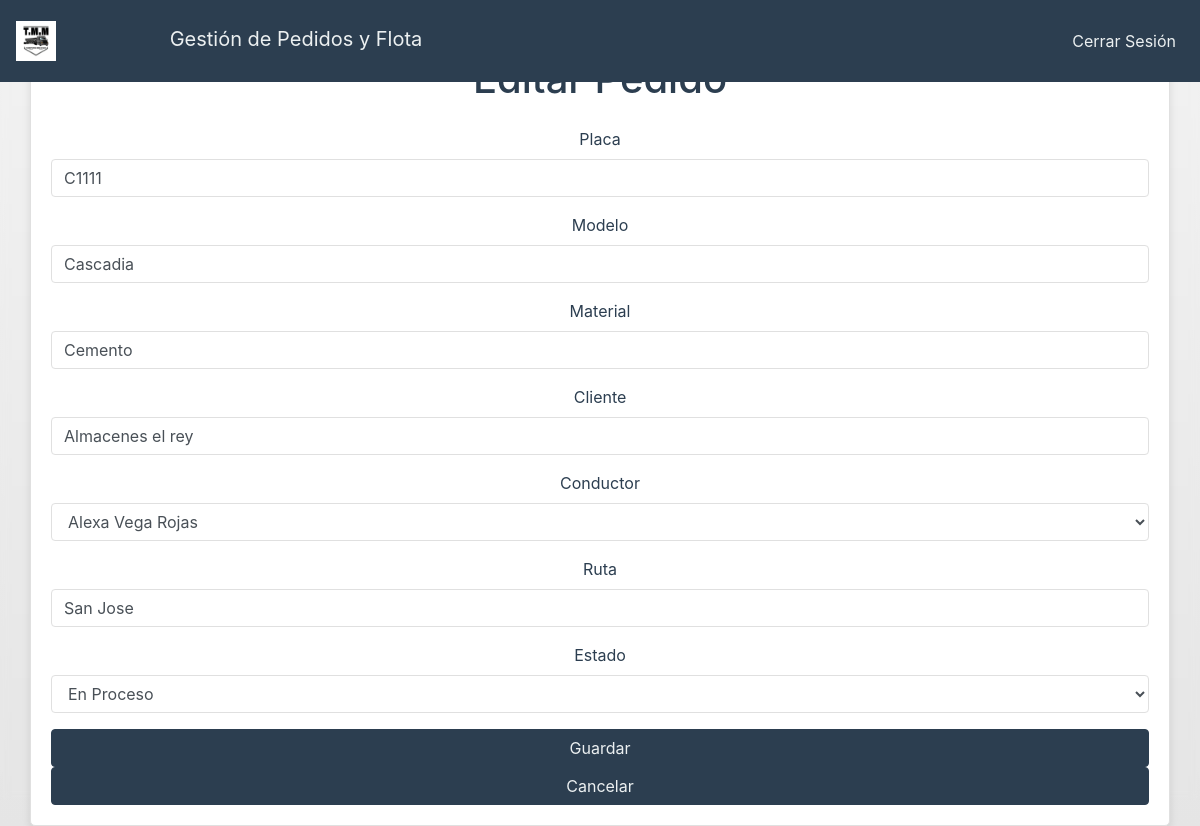
The page /editar_pedido/3/ (signed in) on the database its author committed.
### prueba/models.py (models this page shows, shortened)
class Pedido(models.Model):
    camion = models.CharField(max_length=100)
    modelo = models.CharField(max_length=100)
    material = models.CharField(max_length=100)
    cliente = models.CharField(max_length=100)
    conductor = models.ForeignKey(Conductor, on_delete=models.CASCADE)
    ruta = models.CharField(max_length=100)
    estado = models.CharField(max_length=20, choices=[('En Proceso', 'En Proceso'), ('Finalizado', 'Finalizado')])
    fecha_pedido = models.DateTimeField(auto_now_add=True)

class Conductor(models.Model):
    nombre = models.CharField(max_length=50)
    apellido1 = models.CharField(max_length=50)
    apellido2 = models.CharField(max_length=50)

### prueba/views.py (the view, shortened to what this page needs)
# urls.py: path('editar_pedido/<int:pedido_id>/', views.editar_pedido, name='editar_pedido'),
@login_required
def editar_pedido(request, pedido_id):
    pedido = get_object_or_404(Pedido, id=pedido_id)
    conductores = Conductor.objects.all()
    return render(request, 'editar.html', {'pedido': pedido, 'conductores': conductores})

### prueba/templates/editar.html (shortened to what this page needs)
<!DOCTYPE html>
<html lang="en">
<head>
    {% load static %}
    <link rel="stylesheet" type="text/css" href="{% static 'prueba/styles.css' %}">
    <link rel="stylesheet" href="https://stackpath.bootstrapcdn.com/bootstrap/4.5.2/css/bootstrap.min.css">
</head>
<body>
    <nav class="navbar navbar-expand-lg navbar-light w-100" style="position: fixed; top: 0; left: 0; right: 0; padding: 1rem; text-align: center;">
        <a class="navbar-brand" href="#">
            <img src="{% static 'prueba/logo.png'%}" width="40" height="40" alt="Logo">
            <span class="ml-2">Gestión de Pedidos y Flota</span>
        </a>
        <div class="collapse navbar-collapse">
            <ul class="navbar-nav ml-auto">
                <li class="nav-item">
                    <a class="nav-link" href="{% url 'logout' %}">Cerrar Sesión</a>
                </li>
            </ul>
        </div>
    </nav>
    <div class="container">
        <h1 class="mb-4">Editar Pedido</h1>
        <form method="POST">
            <div class="form-group">
                <label for="camion">Placa</label>
                <input type="text" class="form-control" id="camion" name="camion" value="{{ pedido.camion }}" required>
            </div>
            <div class="form-group">
                <label for="modelo">Modelo</label>
                <input type="text" class="form-control" id="modelo" name="modelo" value="{{ pedido.modelo }}" required>
            </div>
            <div class="form-group">
                <label for="material">Material</label>
                <input type="text" class="form-control" id="material" name="material" value="{{ pedido.material }}" required>
            </div>
            <div class="form-group">
                <label for="cliente">Cliente</label>
                <input type="text" class="form-control" id="cliente" name="cliente" value="{{ pedido.cliente }}" required>
            </div>
            <div class="form-group">
                <label for="conductor">Conductor</label>
                <select class="form-control" id="conductor" name="conductor" required>
                    {% for conductor in conductores %}
                        <option value="{{ conductor.id }}" {% if pedido.conductor.id == conductor.id %}selected{% endif %}>{{ conductor.nombre }} {{ conductor.apellido1 }} {{ conductor.apellido2 }}</option>
                    {% endfor %}
                </select>
            </div>
            <div class="form-group">
                <label for="ruta">Ruta</label>
                <input type="text" class="form-control" id="ruta" name="ruta" value="{{ pedido.ruta }}" required>
            </div>
            <div class="form-group">
                <label for="estado">Estado</label>
                <select class="form-control" id="estado" name="estado" required>
                    <option value="En Proceso" {% if pedido.estado == "En Proceso" %}selected{% endif %}>En Proceso</option>
                </select>
            </div>
            <button type="submit" class="btn btn-primary">Guardar</button>
            <button type="button" class="btn btn-secondary" onclick="location.href='{% url 'crud_pedidos' %}'">Cancelar</button>
        </form>
    </div>
</body>
</html>

### prueba/static/prueba/styles.css (style rules this page uses)
body { font-family: Arial, sans-serif; background-image: linear-gradient(to bottom, #f2f2f2, #e5e5e5); background-size: cover; background-repeat: no-repeat; background-attachment: fixed; height: 100vh; margin: 0; display: flex; justify-content: center; align-items: center; backdrop-filter: blur(5px); }
.container { background-color: rgba(255, 255, 255, 0.9); padding: 30px; border-radius: 8px; max-width: 600px; width: 100%; text-align: center; box-shadow: 0 0 10px rgba(0, 0, 0, 0.1); }
h1 { color: #333; margin-bottom: 30px; }
button { background-color: #007bff; color: white; padding: 15px; border: none; border-radius: 4px; cursor: pointer; font-size: 18px; margin-top: 10px; width: 100%; }
.navbar-brand img { margin-right: 100px; }

### prueba/templates/editar.html (style rules this page uses)
:root { --primary-color: #2C3E50; --secondary-color: #18BC9C; --background-color: #ECF0F1; }
body { background-color: var(--background-color); color: var(--primary-color); }
.navbar { background-color: var(--primary-color) !important; }
.navbar-brand, .nav-link { color: var(--background-color) !important; }
.btn-primary { background-color: var(--primary-color); border-color: var(--primary-color); color: var(--background-color); }
.btn-secondary { background-color: var(--primary-color); border-color: var(--primary-color); color: var(--background-color); }
.container { background-color: #ffffff; border: 1px solid #e0e0e0; border-radius: 5px; padding: 20px; margin-top: 60px; box-shadow: 0 4px 8px rgba(0, 0, 0, 0.1); }
h1, label { color: var(--primary-color); }
.form-control { border-color: #e0e0e0; }

### rows shown on the page
Pedido: camion "C1111", modelo "Cascadia", material "Cemento", cliente "Almacenes el rey", conductor "Alexa Vega Rojas", ruta "San Jose", estado "En Proceso"
